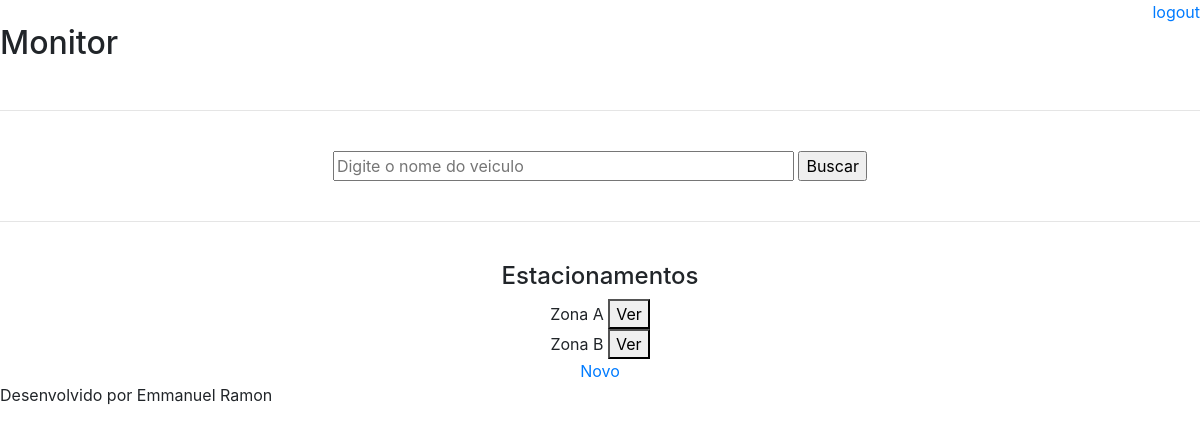
The page /monitor/ on the database as committed earlier.
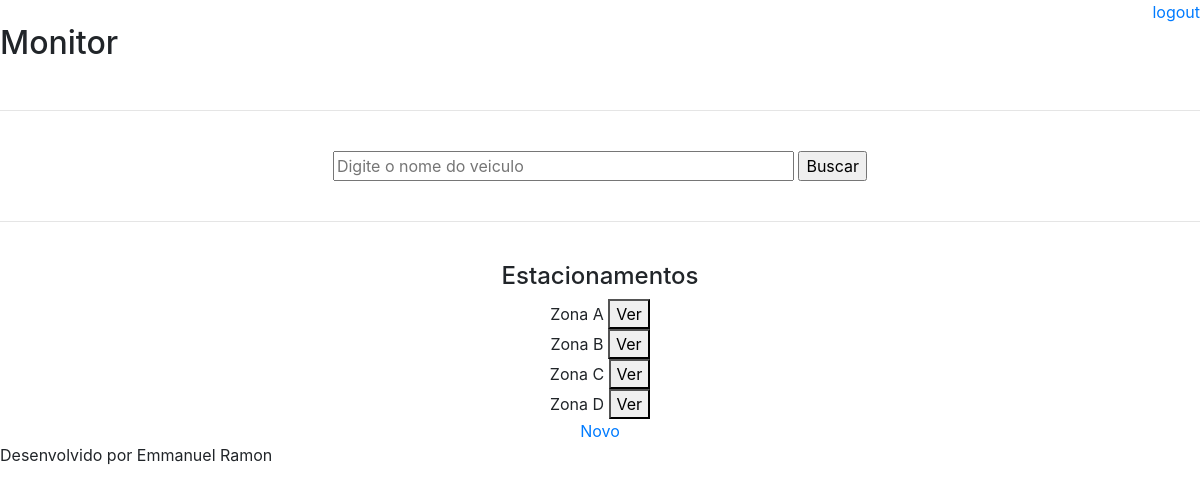
The same page on the database as committed later.
### core/models.py (models this page shows, shortened)
class Estacionamento(models.Model):
	nome    = models.CharField(max_length=16)
	cap_max = models.IntegerField()
	ativo  = models.BooleanField(default=True)

### core/views.py (the view, shortened to what this page needs)
# urls.py: path('monitor/', views.monitor_page, name='monitor'),
def monitor_page(request):
	dados = {'titulo': 'Monitor'}
	try:
		estacionamentos = Estacionamento.objects.all()
		dados['estacionamentos'] = estacionamentos
	except Exception as e:
		dados['no-estacionamento'] = 'Ainda sem estacionamento(s) cadastrado(s)'
	return render(request, 'monitor.html', dados)

### templates/monitor.html (shortened to what this page needs)
{% extends "model-page.html" %}
{% block content %}
<h2>Monitor</h2>
<br><hr><br>
<div align="center">
	<form action="." method="POST">
		<input type="text" name="busca_veiculo" size="40" placeholder="Digite o nome do veiculo">
		<input type="submit" name="buscar" value="Buscar">
	</form>
</div>
<br><hr><br>
<div align="center">
	<h4>Estacionamentos</h4>
	{% if estacionamentos %}
		{% for item in estacionamentos %}
			<tr>
				<td>{{ item.nome }}</td>
				<td><a href="{% url 'index_estacionamento' item.id %}"><button>Ver</button></a><br></td>
			</tr>
		{% endfor %}
	{% endif %}
	<a href="{% url 'new_estacionamento' %}">Novo</a>
</div>
{% endblock %}

Rows that differ between the two databases and show on the page:
added Estacionamento: nome "Zona C"
added Estacionamento: nome "Zona D"
